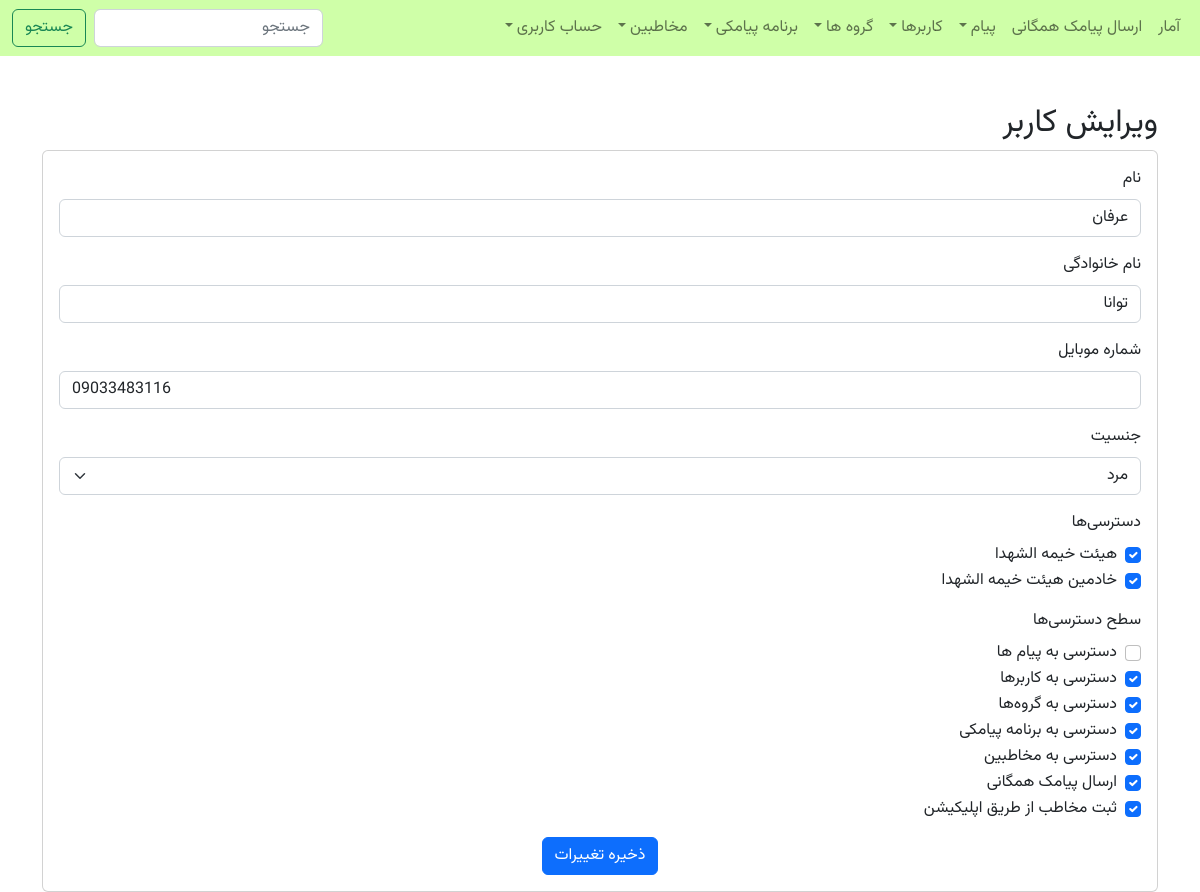
Before: /accounts/user_edit/df7fcf04-81e8-4f30-bd4f-c0c52ce326f7/ (signed in) with the older database file.
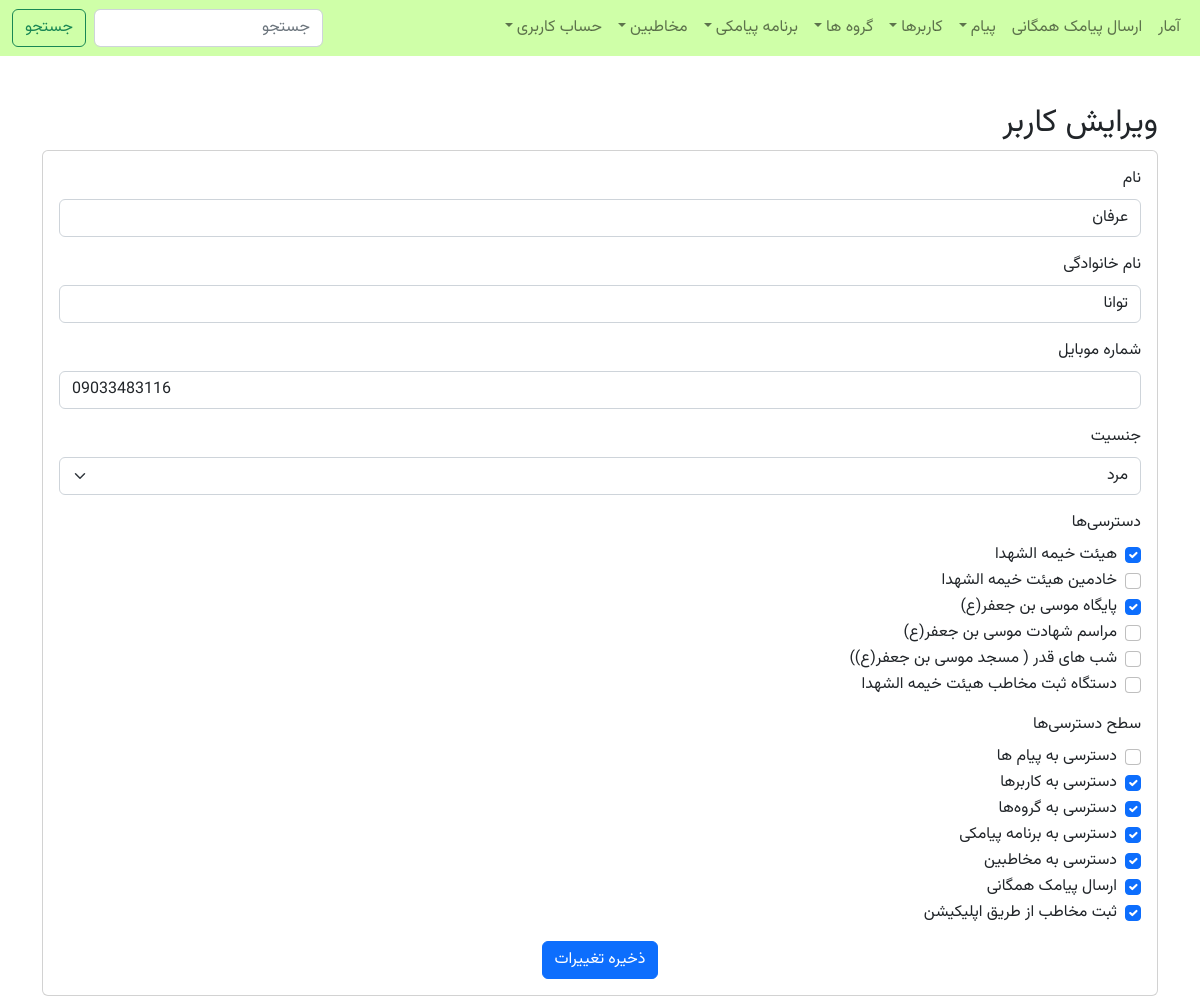
After: the same page with the newer database file.
### organizations/models.py (models this page shows, shortened)
class Group(models.Model):
    name = models.CharField(max_length=255, verbose_name="نام گروه")
    organization = models.ForeignKey(Organization, on_delete=models.CASCADE, verbose_name="سازمان",
                                     related_name='groups')
    created_at = models.DateTimeField(default=timezone.now, verbose_name="تاریخ ایجاد", blank=True, null=True)
    description = models.TextField(blank=True, null=True, verbose_name="توضیحات درباره گروه")
    sms_code = models.CharField(max_length=100, blank=True, null=True, verbose_name="کد پیامک")
    class Meta:
        verbose_name = 'گروه'
        verbose_name_plural = 'گروه‌ها'

### accounts/views.py (the view, shortened to what this page needs)
# urls.py: path('user_edit/<uuid:user_id>/', UserEditView.as_view(), name='user_edit'),
class UserEditView(UserAccessRequiredMixin, View):
    def get(self, request, user_id):
        if user_id == request.user.id and not request.user.is_superuser:
            return redirect('user_list')
        user = get_object_or_404(User, id=user_id)
        groups = Group.objects.filter(organization_id=request.user.organization.id)
        selected_groups = user.groups.values_list('id', flat=True)
        access_controls = {
            'can_access_messages': user.can_access_messages,
            'can_access_users': user.can_access_users,
            'can_access_groups': user.can_access_groups,
            'can_access_sms_program': user.can_access_sms_program,
            'can_access_contacts': user.can_access_contacts,
            'can_send_bulk_sms': user.can_send_bulk_sms,
            'can_add_contacts': user.can_add_contacts,
        }
        return render(request, 'accounts/user_edit.html', {
            'user': user,
            'groups': groups,
            'selected_groups': selected_groups,
            'access_controls': access_controls
        })

### accounts/mixins.py (called while the page is built)
    @method_decorator(login_required)
    def dispatch(self, request, *args, **kwargs):
        if not request.user.can_access_users:
            raise PermissionDenied("شما مجاز به دسترسی به این صفحه نیستید.")
        return super().dispatch(request, *args, **kwargs)

### accounts/templates/accounts/user_edit.html (shortened to what the changed rows need)
{% extends 'base.html' %}
{% load static %}
{% block content %}
    <div class="container mt-5">
        <h2>ویرایش کاربر</h2>
        <div class="card">
            <div class="card-body">
                <form method="post">
                    <div class="mb-3">
                        {% for group in groups %}
                            <div class="form-check">
                                <input class="form-check-input" type="checkbox" id="group_{{ group.id }}" name="group"
                                       value="{{ group.id }}"
                                       {% if group.id in selected_groups %}checked{% endif %}>
                                <label class="form-check-label" for="group_{{ group.id }}">{{ group.name }}</label>
                            </div>
                        {% endfor %}
                    </div>
                </form>
            </div>
        </div>
    </div>
{% endblock %}

Changed rows visible on the page:
computed for Group "خادمین هیئت خیمه الشهدا": group "☑" → "☐"
added Group: group "☑", name "پایگاه موسی بن جعفر(ع)"
added Group: name "مراسم شهادت موسی بن جعفر(ع)"
added Group: name "شب های قدر ( مسجد موسی بن جعفر(ع))"
added Group: name "دستگاه ثبت مخاطب هیئت خیمه الشهدا"
